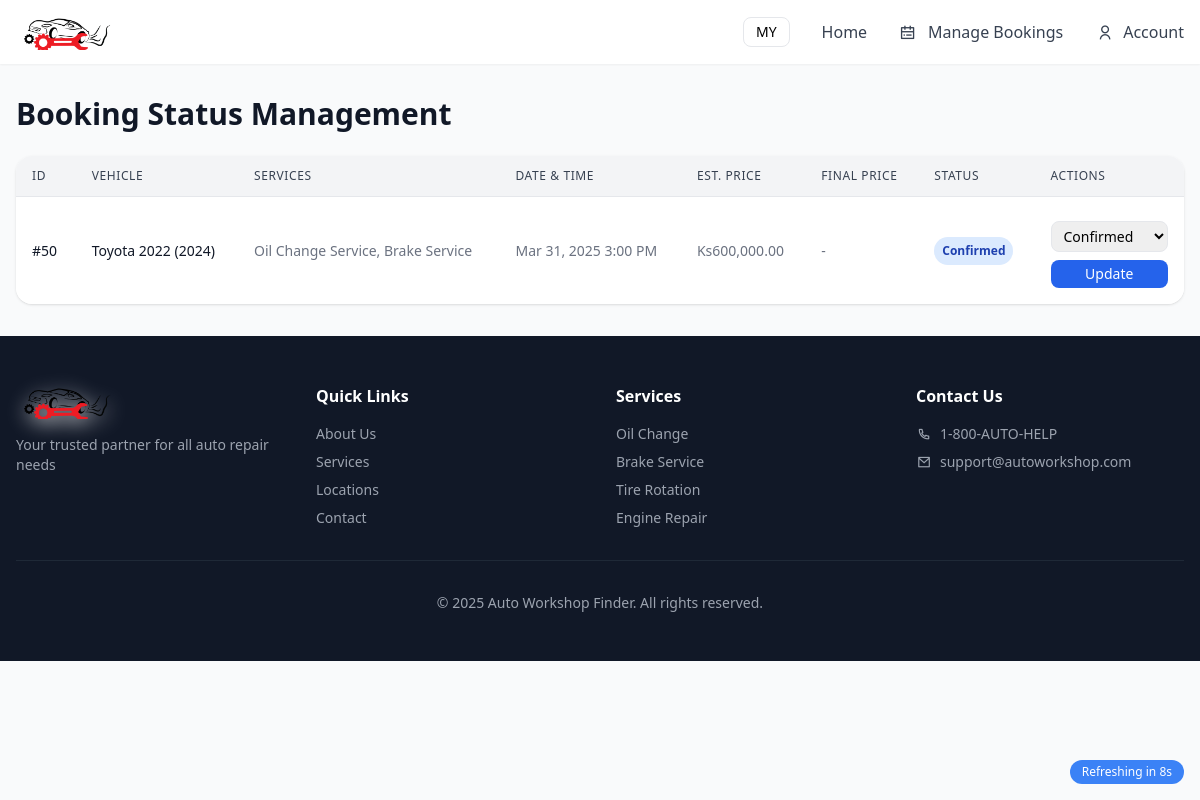
The page /public/status_management.php (signed in) on the database as committed earlier.
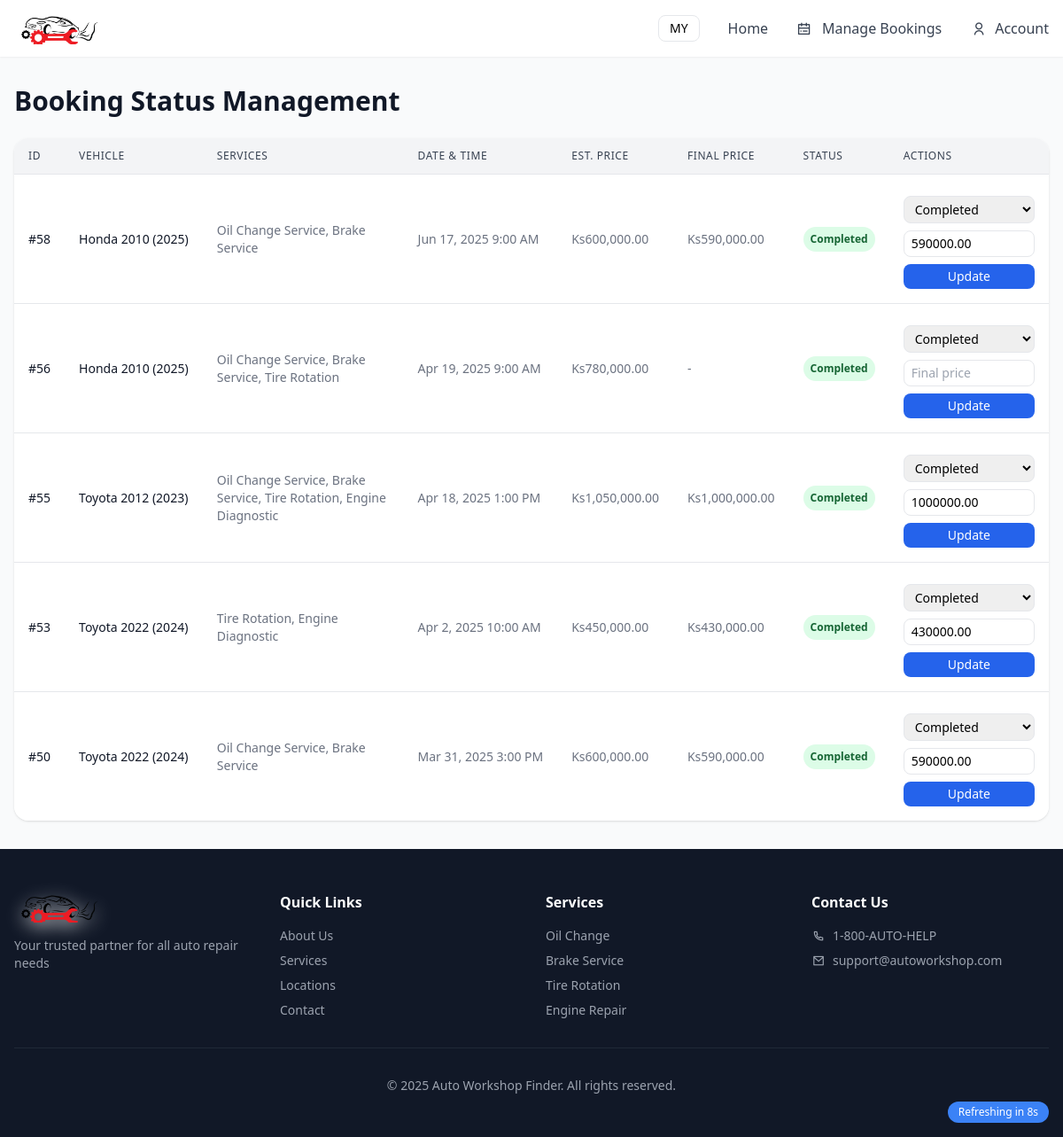
The same page on the database as committed later.
### tables this page shows
CREATE TABLE `Booking` (
  `BookingID` int(11) NOT NULL,
  `CustomerID` int(11) DEFAULT NULL,
  `WorkshopID` int(11) DEFAULT NULL,
  `Description` text DEFAULT NULL,
  `BookingDateTime` datetime DEFAULT current_timestamp(),
  `Status` enum('Pending','Confirmed','Completed') NOT NULL DEFAULT 'Pending',
  `EstimatedWaitTime` int(11) DEFAULT NULL,
  `ConfirmationDateTime` datetime DEFAULT NULL,
  `CompletionDateTime` datetime DEFAULT NULL,
  `EstimatedPrice` decimal(10,2) DEFAULT NULL,
  `FinalPrice` decimal(10,2) DEFAULT NULL,
  `source` varchar(10) DEFAULT 'index'
);

### public/status_management.php (the view, shortened to what the changed rows need)
<?php
include '../config/db.php';
$bookings = [];
try {
    $stmt = $pdo->query("
        SELECT b.*, v.Make, v.Model, v.Year, w.WorkshopName AS WorkshopName,
               GROUP_CONCAT(s.Name SEPARATOR ', ') AS Services
        FROM Booking b
        JOIN Vehicle v ON b.CustomerID = v.UserID
        JOIN Workshop w ON b.WorkshopID = w.WorkshopID
        LEFT JOIN BookingServices bs ON b.BookingID = bs.BookingID
        LEFT JOIN Services s ON bs.ServiceID = s.ServiceID
        WHERE b.source = 'book'
        GROUP BY b.BookingID
        ORDER BY b.BookingID DESC
    ");
    $bookings = $stmt->fetchAll();
} catch (PDOException $e) {
    $error = "Error fetching bookings: " . $e->getMessage();
}
include '../includes/header.php';
?>
<div class="max-w-7xl mx-auto px-4 py-8">
    <h1 class="text-3xl font-bold text-gray-900 mb-6">Booking Status Management</h1>
    <div class="bg-white shadow overflow-hidden sm:rounded-lg">
        <?php if (empty($bookings)): ?>
            <div class="p-8 text-center">
                <svg class="mx-auto h-12 w-12 text-gray-400" fill="none" viewBox="0 0 24 24" stroke="currentColor">
                    <path stroke-linecap="round" stroke-linejoin="round" stroke-width="2" d="M9.172 16.172a4 4 0 015.656 0M9 10h.01M15 10h.01M21 12a9 9 0 11-18 0 9 9 0 0118 0z" />
                </svg>
                <h3 class="mt-2 text-lg font-medium text-gray-900">No bookings found</h3>
                <p class="mt-1 text-sm text-gray-500">There are currently no bookings to display.</p>
                <!-- <div class="mt-6">
                    <a href="book.php" class="inline-flex items-center px-4 py-2 border border-transparent shadow-sm text-sm font-medium rounded-md text-white bg-blue-600 hover:bg-blue-700 focus:outline-none focus:ring-2 focus:ring-offset-2 focus:ring-blue-500">
                        <svg class="-ml-1 mr-2 h-5 w-5" xmlns="http://www.w3.org/2000/svg" viewBox="0 0 20 20" fill="currentColor">
                            <path fill-rule="evenodd" d="M10 5a1 1 0 011 1v3h3a1 1 0 110 2h-3v3a1 1 0 11-2 0v-3H6a1 1 0 110-2h3V6a1 1 0 011-1z" clip-rule="evenodd" />
                        </svg>
                        Create New Booking
                    </a>
                </div> -->
            </div>
        <?php else: ?>
            <table class="min-w-full divide-y divide-gray-200">
                <thead class="bg-gray-100">
                    <tr>
                        <th class="px-4 py-3 text-left text-xs font-medium text-gray-700 uppercase tracking-wider">ID</th>
                        <th class="px-4 py-3 text-left text-xs font-medium text-gray-700 uppercase tracking-wider">Vehicle</th>
                        <th class="px-4 py-3 text-left text-xs font-medium text-gray-700 uppercase tracking-wider">Services</th>
                        <th class="px-4 py-3 text-left text-xs font-medium text-gray-700 uppercase tracking-wider">Date & Time</th>
                        <th class="px-4 py-3 text-left text-xs font-medium text-gray-700 uppercase tracking-wider">Est. Price</th>
                        <th class="px-4 py-3 text-left text-xs font-medium text-gray-700 uppercase tracking-wider">Final Price</th>
                        <th class="px-4 py-3 text-left text-xs font-medium text-gray-700 uppercase tracking-wider">Status</th>
                        <th class="px-4 py-3 text-left text-xs font-medium text-gray-700 uppercase tracking-wider">Actions</th>
                    </tr>
                </thead>
                <tbody class="bg-white divide-y divide-gray-200">
                    <?php foreach ($bookings as $booking): ?>
                        <tr class="hover:bg-gray-50">
                            <td class="px-4 py-4 whitespace-nowrap text-sm text-gray-900">#<?= $booking['BookingID'] ?></td>
                            <td class="px-4 py-4 whitespace-nowrap">
                                <div class="text-sm font-medium text-gray-900">
                                    <?= htmlspecialchars($booking['Make']) ?> <?= htmlspecialchars($booking['Model']) ?> (<?= $booking['Year'] ?>)
                                </div>
                            </td>
                            <td class="px-4 py-4 text-sm text-gray-500">
                                <?= htmlspecialchars($booking['Services']) ?>
                            </td>
                            <td class="px-4 py-4 whitespace-nowrap text-sm text-gray-500">
                                <?= date('M j, Y g:i A', strtotime($booking['BookingDateTime'])) ?>
                            </td>
                            <td class="px-4 py-4 whitespace-nowrap text-sm text-gray-500">
                                Ks<?= number_format($booking['EstimatedPrice'] ?? 0, 2) ?>
                            </td>
                            <td class="px-4 py-4 whitespace-nowrap text-sm text-gray-500">
                                <?= $booking['FinalPrice'] ? 'Ks' . number_format($booking['FinalPrice'], 2) : '-' ?>
                            </td>
                            <td class="px-4 py-4 whitespace-nowrap">
                                <span class="px-2 py-1 inline-flex text-xs leading-5 font-semibold rounded-full
                                <?= $booking['Status'] == 'Pending' ? 'bg-yellow-100 text-yellow-800' : '' ?>
                                <?= $booking['Status'] == 'Confirmed' ? 'bg-blue-100 text-blue-800' : '' ?>
                                <?= $booking['Status'] == 'Completed' ? 'bg-green-100 text-green-800' : '' ?>">
                                    <?= $booking['Status'] ?>
                                </span>
                            </td>
                            <td class="px-4 py-4 whitespace-nowrap text-right text-sm font-medium">
                                <form method="POST" class="flex flex-col space-y-2">
                                    <select name="status" class="border rounded px-2 py-1 text-sm">
                                        <option value="Confirmed" <?= $booking['Status'] == 'Confirmed' ? 'selected' : '' ?>>Confirmed</option>
                                        <option value="Completed" <?= $booking['Status'] == 'Completed' ? 'selected' : '' ?>>Completed</option>
                                    </select>
                                    <?php if ($booking['Status'] == 'Completed' || $_POST['status'] == 'Completed'): ?>
                                        <input type="number" name="final_price" step="0.01" min="0"
                                            value="<?= $booking['FinalPrice'] ?? '' ?>"
                                            placeholder="Final price"
                                            class="border rounded px-2 py-1 text-sm w-full">
                                    <?php endif; ?>
                                    <button type="submit" name="update_status" class="bg-blue-600 hover:bg-blue-700 text-white px-3 py-1 rounded text-sm">
                                        Update
                                    </button>
                                </form>
                            </td>
                        </tr>
                    <?php endforeach; ?>
                </tbody>
            </table>
        <?php endif; ?>
    </div>
</div>
<?php include '../includes/footer.php'; ?>

Rows that differ between the two databases and show on the page:
added booking: BookingID "58", Make "Honda", Model "2010", Year "2025", Services "Oil Change Service, Brake Service", BookingDateTime "Jun 17, 2025 9:00 AM", EstimatedPrice "600,000.00", FinalPrice "590,000.00", Status "Completed", status "Completed", final_price "590000.00"
added booking: BookingID "56", Make "Honda", Model "2010", Year "2025", Services "Oil Change Service, Brake Service, Tire Rotation", BookingDateTime "Apr 19, 2025 9:00 AM", EstimatedPrice "780,000.00", Status "Completed", status "Completed"
added booking: BookingID "55", Make "Toyota", Model "2012", Year "2023", Services "Oil Change Service, Brake Service, Tire Rotation, Engine Diagnostic", BookingDateTime "Apr 18, 2025 1:00 PM", EstimatedPrice "1,050,000.00", FinalPrice "1,000,000.00", Status "Completed", status "Completed", final_price "1000000.00"
added booking: BookingID "53", Make "Toyota", Model "2022", Year "2024", Services "Tire Rotation, Engine Diagnostic", BookingDateTime "Apr 2, 2025 10:00 AM", EstimatedPrice "450,000.00", FinalPrice "430,000.00", Status "Completed", status "Completed", final_price "430000.00"
changed booking "Mar 31, 2025 3:00 PM": FinalPrice (not shown) → "590,000.00"; Status "Confirmed" → "Completed"; status "Confirmed" → "Completed"; final_price (not shown) → "590000.00"; FinalPrice "-" → "Ks"
